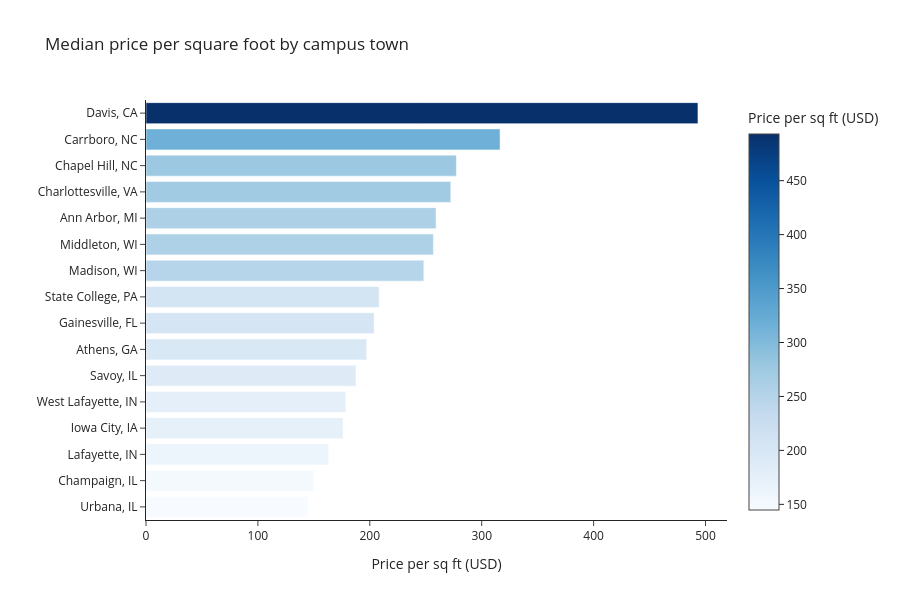

Here is the notebook cell this chart was saved with:
### Markdown cell above
Price-per-square-foot ranks markets in a way that controls for home size.

### Code cell
fig = px.bar(
    market_counts.sort_values("median_psf"),
    x="median_psf",
    y="market",
    orientation="h",
    title="Median price per square foot by campus town",
    labels={"median_psf": "Price per sq ft (USD)", "market": ""},
    color="median_psf",
    color_continuous_scale="Blues",
    height=600,
)
fig.show()

### Figure 1 — Plotly figure (JSON) as saved in the notebook; plotly's stock layout.template omitted (floating-point values rounded to 4 significant figures)
{"data": [{"hovertemplate": "Price per sq ft (USD)=%{marker.color}<br>=%{y}<extra></extra>", "legendgroup": "", "marker": {"color": [144.8, 149.9, 163.2, 176.1, 178.6, 187.7, 197.2, 203.8, 208.3, 248.3, 256.8, 259.2, 272.4, 277.4, 316.4, 493.2], "coloraxis": "coloraxis", "pattern": {"shape": ""}}, "name": "", "orientation": "h", "showlegend": false, "textposition": "auto", "type": "bar", "x": [144.8, 149.9, 163.2, 176.1, 178.6, 187.7, 197.2, 203.8, 208.3, 248.3, 256.8, 259.2, 272.4, 277.4, 316.4, 493.2], "xaxis": "x", "y": ["Urbana, IL", "Champaign, IL", "Lafayette, IN", "Iowa City, IA", "West Lafayette, IN", "Savoy, IL", "Athens, GA", "Gainesville, FL", "State College, PA", "Madison, WI", "Middleton, WI", "Ann Arbor, MI", "Charlottesville, VA", "Chapel Hill, NC", "Carrboro, NC", "Davis, CA"], "yaxis": "y"}], "layout": {"barmode": "relative", "coloraxis": {"colorbar": {"title": {"text": "Price per sq ft (USD)"}}, "colorscale": [[0, "rgb(247,251,255)"], [0.125, "rgb(222,235,247)"], [0.25, "rgb(198,219,239)"], [0.375, "rgb(158,202,225)"], [0.5, "rgb(107,174,214)"], [0.625, "rgb(66,146,198)"], [0.75, "rgb(33,113,181)"], [0.875, "rgb(8,81,156)"], [1, "rgb(8,48,107)"]]}, "height": 600, "legend": {"tracegroupgap": 0}, "title": {"text": "Median price per square foot by campus town"}, "xaxis": {"anchor": "y", "domain": [0, 1], "title": {"text": "Price per sq ft (USD)"}}, "yaxis": {"anchor": "x", "domain": [0, 1], "title": {"text": ""}}}}
